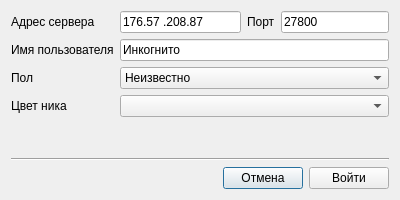
<?xml version="1.0" encoding="UTF-8"?>
<ui version="4.0">
 <class>AuthDialog</class>
 <widget class="QDialog" name="AuthDialog">
  <property name="geometry">
   <rect>
    <x>0</x>
    <y>0</y>
    <width>400</width>
    <height>200</height>
   </rect>
  </property>
  <property name="minimumSize">
   <size>
    <width>400</width>
    <height>200</height>
   </size>
  </property>
  <property name="maximumSize">
   <size>
    <width>400</width>
    <height>200</height>
   </size>
  </property>
  <property name="windowTitle">
   <string>Авторизация</string>
  </property>
  <layout class="QGridLayout" name="gridLayout">
   <item row="2" column="0">
    <widget class="QLabel" name="label_2">
     <property name="text">
      <string>Пол</string>
     </property>
    </widget>
   </item>
   <item row="1" column="0">
    <widget class="QLabel" name="label">
     <property name="text">
      <string>Имя пользователя</string>
     </property>
    </widget>
   </item>
   <item row="3" column="1" colspan="4">
    <widget class="QComboBox" name="comboBox_userColor"/>
   </item>
   <item row="0" column="3">
    <widget class="QLabel" name="label_5">
     <property name="sizePolicy">
      <sizepolicy hsizetype="Maximum" vsizetype="Preferred">
       <horstretch>0</horstretch>
       <verstretch>0</verstretch>
      </sizepolicy>
     </property>
     <property name="text">
      <string>Порт</string>
     </property>
    </widget>
   </item>
   <item row="2" column="1" colspan="4">
    <widget class="QComboBox" name="comboBox_gender">
     <item>
      <property name="text">
       <string>Неизвестно</string>
      </property>
     </item>
     <item>
      <property name="text">
       <string>Мужской</string>
      </property>
     </item>
     <item>
      <property name="text">
       <string>Женский</string>
      </property>
     </item>
    </widget>
   </item>
   <item row="4" column="4">
    <spacer name="verticalSpacer">
     <property name="orientation">
      <enum>Qt::Vertical</enum>
     </property>
     <property name="sizeHint" stdset="0">
      <size>
       <width>20</width>
       <height>40</height>
      </size>
     </property>
    </spacer>
   </item>
   <item row="0" column="1" colspan="2">
    <widget class="QLineEdit" name="lineEdit_server">
     <property name="sizePolicy">
      <sizepolicy hsizetype="MinimumExpanding" vsizetype="Fixed">
       <horstretch>0</horstretch>
       <verstretch>0</verstretch>
      </sizepolicy>
     </property>
     <property name="inputMask">
      <string>000.000.000.000</string>
     </property>
     <property name="text">
      <string>176.57.208.87</string>
     </property>
    </widget>
   </item>
   <item row="0" column="4">
    <widget class="QLineEdit" name="lineEdit_port">
     <property name="sizePolicy">
      <sizepolicy hsizetype="Preferred" vsizetype="Fixed">
       <horstretch>0</horstretch>
       <verstretch>0</verstretch>
      </sizepolicy>
     </property>
     <property name="inputMask">
      <string>000000</string>
     </property>
     <property name="text">
      <string>27800</string>
     </property>
    </widget>
   </item>
   <item row="3" column="0">
    <widget class="QLabel" name="label_3">
     <property name="text">
      <string>Цвет ника</string>
     </property>
    </widget>
   </item>
   <item row="0" column="0">
    <widget class="QLabel" name="label_4">
     <property name="text">
      <string>Адрес сервера</string>
     </property>
    </widget>
   </item>
   <item row="1" column="1" colspan="4">
    <widget class="QLineEdit" name="lineEdit_userName">
     <property name="text">
      <string>Инкогнито</string>
     </property>
    </widget>
   </item>
   <item row="7" column="0" colspan="5">
    <widget class="QWidget" name="widget" native="true">
     <layout class="QHBoxLayout" name="horizontalLayout">
      <property name="leftMargin">
       <number>0</number>
      </property>
      <property name="topMargin">
       <number>0</number>
      </property>
      <property name="rightMargin">
       <number>0</number>
      </property>
      <property name="bottomMargin">
       <number>0</number>
      </property>
      <item>
       <spacer name="horizontalSpacer">
        <property name="orientation">
         <enum>Qt::Horizontal</enum>
        </property>
        <property name="sizeHint" stdset="0">
         <size>
          <width>40</width>
          <height>20</height>
         </size>
        </property>
       </spacer>
      </item>
      <item>
       <widget class="QPushButton" name="pushButton_reject">
        <property name="text">
         <string>Отмена</string>
        </property>
       </widget>
      </item>
      <item>
       <widget class="QPushButton" name="pushButton_connect">
        <property name="text">
         <string>Войти</string>
        </property>
       </widget>
      </item>
     </layout>
    </widget>
   </item>
   <item row="6" column="0" colspan="5">
    <widget class="Line" name="line">
     <property name="orientation">
      <enum>Qt::Horizontal</enum>
     </property>
    </widget>
   </item>
  </layout>
 </widget>
 <resources/>
 <connections/>
</ui>
